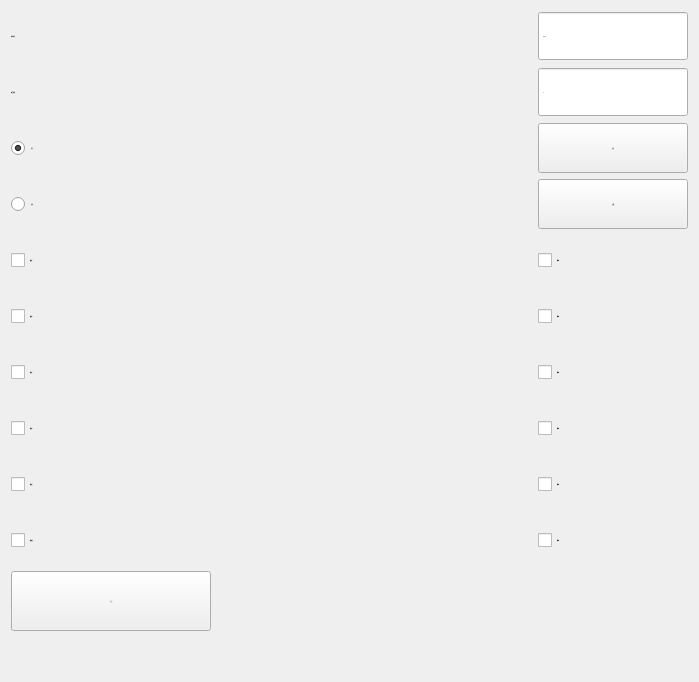
        <widget class="QWidget" name="pageOne">
         <property name="font">
          <font>
           <family>微软雅黑</family>
           <pointsize>-1</pointsize>
           <weight>50</weight>
           <italic>false</italic>
           <bold>false</bold>
          </font>
         </property>
         <layout class="QGridLayout" name="gridLayout_2">
          <item row="0" column="0" colspan="2">
           <layout class="QHBoxLayout" name="horizontalLayout_3">
            <item>
             <widget class="QLabel" name="labelDelay">
              <property name="sizePolicy">
               <sizepolicy hsizetype="Expanding" vsizetype="Preferred">
                <horstretch>0</horstretch>
                <verstretch>0</verstretch>
               </sizepolicy>
              </property>
              <property name="minimumSize">
               <size>
                <width>150</width>
                <height>50</height>
               </size>
              </property>
              <property name="maximumSize">
               <size>
                <width>16777215</width>
                <height>50</height>
               </size>
              </property>
              <property name="font">
               <font>
                <family>微软雅黑</family>
                <pointsize>-1</pointsize>
                <weight>50</weight>
                <italic>false</italic>
                <bold>false</bold>
               </font>
              </property>
              <property name="text">
               <string>动作时间：</string>
              </property>
             </widget>
            </item>
            <item>
             <widget class="xDoubleSpinBox" name="BoxDelay">
              <property name="enabled">
               <bool>true</bool>
              </property>
              <property name="sizePolicy">
               <sizepolicy hsizetype="Fixed" vsizetype="Fixed">
                <horstretch>0</horstretch>
                <verstretch>0</verstretch>
               </sizepolicy>
              </property>
              <property name="minimumSize">
               <size>
                <width>150</width>
                <height>50</height>
               </size>
              </property>
              <property name="maximumSize">
               <size>
                <width>200</width>
                <height>50</height>
               </size>
              </property>
              <property name="font">
               <font>
                <family>微软雅黑</family>
                <pointsize>-1</pointsize>
                <weight>50</weight>
                <italic>false</italic>
                <bold>false</bold>
               </font>
              </property>
              <property name="focusPolicy">
               <enum>Qt::ClickFocus</enum>
              </property>
              <property name="acceptDrops">
               <bool>false</bool>
              </property>
              <property name="alignment">
               <set>Qt::AlignLeading|Qt::AlignLeft|Qt::AlignVCenter</set>
              </property>
              <property name="buttonSymbols">
               <enum>QAbstractSpinBox::NoButtons</enum>
              </property>
              <property name="suffix">
               <string notr="true"> s</string>
              </property>
              <property name="decimals">
               <number>2</number>
              </property>
              <property name="maximum">
               <double>600.000000000000000</double>
              </property>
              <property name="singleStep">
               <double>0.100000000000000</double>
              </property>
              <property name="HasBtn" stdset="0">
               <bool>true</bool>
              </property>
             </widget>
            </item>
           </layout>
          </item>
          <item row="1" column="0" colspan="2">
           <layout class="QHBoxLayout" name="horizontalLayout_4">
            <item>
             <widget class="QLabel" name="labelInterval">
              <property name="sizePolicy">
               <sizepolicy hsizetype="Expanding" vsizetype="Preferred">
                <horstretch>0</horstretch>
                <verstretch>0</verstretch>
               </sizepolicy>
              </property>
              <property name="minimumSize">
               <size>
                <width>150</width>
                <height>50</height>
               </size>
              </property>
              <property name="maximumSize">
               <size>
                <width>16777215</width>
                <height>50</height>
               </size>
              </property>
              <property name="font">
               <font>
                <family>微软雅黑</family>
                <pointsize>-1</pointsize>
                <weight>50</weight>
                <italic>false</italic>
                <bold>false</bold>
               </font>
              </property>
              <property name="text">
               <string>执行间隔：</string>
              </property>
             </widget>
            </item>
            <item>
             <widget class="xSpinBox" name="BoxInterval">
              <property name="enabled">
               <bool>true</bool>
              </property>
              <property name="sizePolicy">
               <sizepolicy hsizetype="Fixed" vsizetype="Fixed">
                <horstretch>0</horstretch>
                <verstretch>0</verstretch>
               </sizepolicy>
              </property>
              <property name="minimumSize">
               <size>
                <width>150</width>
                <height>50</height>
               </size>
              </property>
              <property name="maximumSize">
               <size>
                <width>200</width>
                <height>50</height>
               </size>
              </property>
              <property name="font">
               <font>
                <family>微软雅黑</family>
                <pointsize>-1</pointsize>
                <weight>50</weight>
                <italic>false</italic>
                <bold>false</bold>
               </font>
              </property>
              <property name="focusPolicy">
               <enum>Qt::ClickFocus</enum>
              </property>
              <property name="acceptDrops">
               <bool>false</bool>
              </property>
              <property name="alignment">
               <set>Qt::AlignLeading|Qt::AlignLeft|Qt::AlignVCenter</set>
              </property>
              <property name="buttonSymbols">
               <enum>QAbstractSpinBox::NoButtons</enum>
              </property>
              <property name="suffix">
               <string notr="true"/>
              </property>
              <property name="prefix">
               <string notr="true"/>
              </property>
              <property name="minimum">
               <number>0</number>
              </property>
              <property name="maximum">
               <number>999</number>
              </property>
              <property name="value">
               <number>0</number>
              </property>
              <property name="HasBtn" stdset="0">
               <bool>true</bool>
              </property>
             </widget>
            </item>
           </layout>
          </item>
          <item row="2" column="0" colspan="2">
           <layout class="QHBoxLayout" name="horizontalLayout">
            <item>
             <widget class="xRadioButton" name="radioButton_on">
              <property name="sizePolicy">
               <sizepolicy hsizetype="Expanding" vsizetype="Fixed">
                <horstretch>0</horstretch>
                <verstretch>0</verstretch>
               </sizepolicy>
              </property>
              <property name="minimumSize">
               <size>
                <width>150</width>
                <height>50</height>
               </size>
              </property>
              <property name="maximumSize">
               <size>
                <width>16777215</width>
                <height>50</height>
               </size>
              </property>
              <property name="font">
               <font>
                <family>微软雅黑</family>
                <pointsize>-1</pointsize>
                <weight>50</weight>
                <italic>false</italic>
                <bold>false</bold>
               </font>
              </property>
              <property name="focusPolicy">
               <enum>Qt::NoFocus</enum>
              </property>
              <property name="text">
               <string>打开</string>
              </property>
              <property name="iconSize">
               <size>
                <width>32</width>
                <height>32</height>
               </size>
              </property>
              <property name="checked">
               <bool>true</bool>
              </property>
             </widget>
            </item>
            <item>
             <widget class="xPushButton" name="BtnOn">
              <property name="minimumSize">
               <size>
                <width>150</width>
                <height>50</height>
               </size>
              </property>
              <property name="maximumSize">
               <size>
                <width>150</width>
                <height>50</height>
               </size>
              </property>
              <property name="font">
               <font>
                <family>微软雅黑</family>
                <pointsize>-1</pointsize>
                <weight>50</weight>
                <italic>false</italic>
                <bold>false</bold>
               </font>
              </property>
              <property name="focusPolicy">
               <enum>Qt::NoFocus</enum>
              </property>
              <property name="layoutDirection">
               <enum>Qt::RightToLeft</enum>
              </property>
              <property name="text">
               <string extracomment="扩展输出开关">打开</string>
              </property>
             </widget>
            </item>
           </layout>
          </item>
          <item row="3" column="0" colspan="2">
           <layout class="QHBoxLayout" name="horizontalLayout_2">
            <item>
             <widget class="xRadioButton" name="radioButton_off">
              <property name="sizePolicy">
               <sizepolicy hsizetype="Expanding" vsizetype="Fixed">
                <horstretch>0</horstretch>
                <verstretch>0</verstretch>
               </sizepolicy>
              </property>
              <property name="minimumSize">
               <size>
                <width>150</width>
                <height>50</height>
               </size>
              </property>
              <property name="maximumSize">
               <size>
                <width>16777215</width>
                <height>50</height>
               </size>
              </property>
              <property name="font">
               <font>
                <family>微软雅黑</family>
                <pointsize>-1</pointsize>
                <weight>50</weight>
                <italic>false</italic>
                <bold>false</bold>
               </font>
              </property>
              <property name="focusPolicy">
               <enum>Qt::NoFocus</enum>
              </property>
              <property name="text">
               <string>关闭</string>
              </property>
              <property name="iconSize">
               <size>
                <width>32</width>
                <height>32</height>
               </size>
              </property>
             </widget>
            </item>
            <item>
             <widget class="xPushButton" name="BtnOff">
              <property name="minimumSize">
               <size>
                <width>150</width>
                <height>50</height>
               </size>
              </property>
              <property name="maximumSize">
               <size>
                <width>150</width>
                <height>50</height>
               </size>
              </property>
              <property name="font">
               <font>
                <family>微软雅黑</family>
                <pointsize>-1</pointsize>
                <weight>50</weight>
                <italic>false</italic>
                <bold>false</bold>
               </font>
              </property>
              <property name="focusPolicy">
               <enum>Qt::NoFocus</enum>
              </property>
              <property name="layoutDirection">
               <enum>Qt::RightToLeft</enum>
              </property>
              <property name="text">
               <string extracomment="扩展输出开关">关闭</string>
              </property>
             </widget>
            </item>
           </layout>
          </item>
          <item row="4" column="0" colspan="2">
           <layout class="QHBoxLayout" name="horizontalLayout_5">
            <item>
             <widget class="xCheckBox" name="checkBoxJig03">
              <property name="sizePolicy">
               <sizepolicy hsizetype="Expanding" vsizetype="Minimum">
                <horstretch>0</horstretch>
                <verstretch>0</verstretch>
               </sizepolicy>
              </property>
              <property name="minimumSize">
               <size>
                <width>150</width>
                <height>50</height>
               </size>
              </property>
              <property name="maximumSize">
               <size>
                <width>16777215</width>
                <height>50</height>
               </size>
              </property>
              <property name="font">
               <font>
                <family>微软雅黑</family>
                <pointsize>-1</pointsize>
                <weight>50</weight>
                <italic>false</italic>
                <bold>false</bold>
               </font>
              </property>
              <property name="focusPolicy">
               <enum>Qt::NoFocus</enum>
              </property>
              <property name="text">
               <string>吸具一</string>
              </property>
              <property name="iconSize">
               <size>
                <width>32</width>
                <height>32</height>
               </size>
              </property>
             </widget>
            </item>
            <item>
             <widget class="xCheckBox" name="checkBoxcheck03">
              <property name="sizePolicy">
               <sizepolicy hsizetype="Preferred" vsizetype="Minimum">
                <horstretch>0</horstretch>
                <verstretch>0</verstretch>
               </sizepolicy>
              </property>
              <property name="minimumSize">
               <size>
                <width>150</width>
                <height>50</height>
               </size>
              </property>
              <property name="maximumSize">
               <size>
                <width>16777215</width>
                <height>50</height>
               </size>
              </property>
              <property name="font">
               <font>
                <family>微软雅黑</family>
                <pointsize>-1</pointsize>
                <weight>50</weight>
                <italic>false</italic>
                <bold>false</bold>
               </font>
              </property>
              <property name="focusPolicy">
               <enum>Qt::NoFocus</enum>
              </property>
              <property name="text">
               <string>检测</string>
              </property>
              <property name="iconSize">
               <size>
                <width>32</width>
                <height>32</height>
               </size>
              </property>
             </widget>
            </item>
           </layout>
          </item>
          <item row="5" column="0" colspan="2">
           <layout class="QHBoxLayout" name="horizontalLayout_6">
            <item>
             <widget class="xCheckBox" name="checkBoxJig04">
              <property name="sizePolicy">
               <sizepolicy hsizetype="Expanding" vsizetype="Minimum">
                <horstretch>0</horstretch>
                <verstretch>0</verstretch>
               </sizepolicy>
              </property>
              <property name="minimumSize">
               <size>
                <width>150</width>
                <height>50</height>
               </size>
              </property>
              <property name="maximumSize">
               <size>
                <width>16777215</width>
                <height>50</height>
               </size>
              </property>
              <property name="font">
               <font>
                <family>微软雅黑</family>
                <pointsize>-1</pointsize>
                <weight>50</weight>
                <italic>false</italic>
                <bold>false</bold>
               </font>
              </property>
              <property name="focusPolicy">
               <enum>Qt::NoFocus</enum>
              </property>
              <property name="text">
               <string>吸具二</string>
              </property>
              <property name="iconSize">
               <size>
                <width>32</width>
                <height>32</height>
               </size>
              </property>
             </widget>
            </item>
            <item>
             <widget class="xCheckBox" name="checkBoxcheck04">
              <property name="sizePolicy">
               <sizepolicy hsizetype="Preferred" vsizetype="Minimum">
                <horstretch>0</horstretch>
                <verstretch>0</verstretch>
               </sizepolicy>
              </property>
              <property name="minimumSize">
               <size>
                <width>150</width>
                <height>50</height>
               </size>
              </property>
              <property name="maximumSize">
               <size>
                <width>16777215</width>
                <height>50</height>
               </size>
              </property>
              <property name="font">
               <font>
                <family>微软雅黑</family>
                <pointsize>-1</pointsize>
                <weight>50</weight>
                <italic>false</italic>
                <bold>false</bold>
               </font>
              </property>
              <property name="focusPolicy">
               <enum>Qt::NoFocus</enum>
              </property>
              <property name="text">
               <string>检测</string>
              </property>
              <property name="iconSize">
               <size>
                <width>32</width>
                <height>32</height>
               </size>
              </property>
             </widget>
            </item>
           </layout>
          </item>
          <item row="6" column="0" colspan="2">
           <layout class="QHBoxLayout" name="horizontalLayout_7">
            <item>
             <widget class="xCheckBox" name="checkBoxJig05">
              <property name="sizePolicy">
               <sizepolicy hsizetype="Expanding" vsizetype="Minimum">
                <horstretch>0</horstretch>
                <verstretch>0</verstretch>
               </sizepolicy>
              </property>
              <property name="minimumSize">
               <size>
                <width>150</width>
                <height>50</height>
               </size>
              </property>
              <property name="maximumSize">
               <size>
                <width>16777215</width>
                <height>50</height>
               </size>
              </property>
              <property name="font">
               <font>
                <family>微软雅黑</family>
                <pointsize>-1</pointsize>
                <weight>50</weight>
                <italic>false</italic>
                <bold>false</bold>
               </font>
              </property>
              <property name="focusPolicy">
               <enum>Qt::NoFocus</enum>
              </property>
              <property name="text">
               <string>抱具一</string>
              </property>
              <property name="iconSize">
               <size>
                <width>32</width>
                <height>32</height>
               </size>
              </property>
             </widget>
            </item>
            <item>
             <widget class="xCheckBox" name="checkBoxcheck05">
              <property name="sizePolicy">
               <sizepolicy hsizetype="Preferred" vsizetype="Minimum">
                <horstretch>0</horstretch>
                <verstretch>0</verstretch>
               </sizepolicy>
              </property>
              <property name="minimumSize">
               <size>
                <width>150</width>
                <height>50</height>
               </size>
              </property>
              <property name="maximumSize">
               <size>
                <width>16777215</width>
                <height>50</height>
               </size>
              </property>
              <property name="font">
               <font>
                <family>微软雅黑</family>
                <pointsize>-1</pointsize>
                <weight>50</weight>
                <italic>false</italic>
                <bold>false</bold>
               </font>
              </property>
              <property name="focusPolicy">
               <enum>Qt::NoFocus</enum>
              </property>
              <property name="text">
               <string>检测</string>
              </property>
              <property name="iconSize">
               <size>
                <width>32</width>
                <height>32</height>
               </size>
              </property>
             </widget>
            </item>
           </layout>
          </item>
          <item row="7" column="0" colspan="2">
           <layout class="QHBoxLayout" name="horizontalLayout_8">
            <item>
             <widget class="xCheckBox" name="checkBoxJig06">
              <property name="sizePolicy">
               <sizepolicy hsizetype="Expanding" vsizetype="Minimum">
                <horstretch>0</horstretch>
                <verstretch>0</verstretch>
               </sizepolicy>
              </property>
              <property name="minimumSize">
               <size>
                <width>150</width>
                <height>50</height>
               </size>
              </property>
              <property name="maximumSize">
               <size>
                <width>16777215</width>
                <height>50</height>
               </size>
              </property>
              <property name="font">
               <font>
                <family>微软雅黑</family>
                <pointsize>-1</pointsize>
                <weight>50</weight>
                <italic>false</italic>
                <bold>false</bold>
               </font>
              </property>
              <property name="focusPolicy">
               <enum>Qt::NoFocus</enum>
              </property>
              <property name="text">
               <string>抱具二</string>
              </property>
              <property name="iconSize">
               <size>
                <width>32</width>
                <height>32</height>
               </size>
              </property>
             </widget>
            </item>
            <item>
             <widget class="xCheckBox" name="checkBoxcheck06">
              <property name="sizePolicy">
               <sizepolicy hsizetype="Preferred" vsizetype="Minimum">
                <horstretch>0</horstretch>
                <verstretch>0</verstretch>
               </sizepolicy>
              </property>
              <property name="minimumSize">
               <size>
                <width>150</width>
                <height>50</height>
               </size>
              </property>
              <property name="maximumSize">
               <size>
                <width>16777215</width>
                <height>50</height>
               </size>
              </property>
              <property name="font">
               <font>
                <family>微软雅黑</family>
                <pointsize>-1</pointsize>
                <weight>50</weight>
                <italic>false</italic>
                <bold>false</bold>
               </font>
              </property>
              <property name="focusPolicy">
               <enum>Qt::NoFocus</enum>
              </property>
              <property name="text">
               <string>检测</string>
              </property>
              <property name="iconSize">
               <size>
                <width>32</width>
                <height>32</height>
               </size>
              </property>
             </widget>
            </item>
           </layout>
          </item>
          <item row="8" column="0" colspan="2">
           <layout class="QHBoxLayout" name="horizontalLayout_9">
            <item>
             <widget class="xCheckBox" name="checkBoxJig07">
              <property name="sizePolicy">
               <sizepolicy hsizetype="Expanding" vsizetype="Minimum">
                <horstretch>0</horstretch>
                <verstretch>0</verstretch>
               </sizepolicy>
              </property>
              <property name="minimumSize">
               <size>
                <width>150</width>
                <height>50</height>
               </size>
              </property>
              <property name="maximumSize">
               <size>
                <width>16777215</width>
                <height>50</height>
               </size>
              </property>
              <property name="font">
               <font>
                <family>微软雅黑</family>
                <pointsize>-1</pointsize>
                <weight>50</weight>
                <italic>false</italic>
                <bold>false</bold>
               </font>
              </property>
              <property name="focusPolicy">
               <enum>Qt::NoFocus</enum>
              </property>
              <property name="text">
               <string>抱具三</string>
              </property>
              <property name="iconSize">
               <size>
                <width>32</width>
                <height>32</height>
               </size>
              </property>
             </widget>
            </item>
            <item>
             <widget class="xCheckBox" name="checkBoxcheck07">
              <property name="sizePolicy">
               <sizepolicy hsizetype="Preferred" vsizetype="Minimum">
                <horstretch>0</horstretch>
                <verstretch>0</verstretch>
               </sizepolicy>
              </property>
              <property name="minimumSize">
               <size>
                <width>150</width>
                <height>50</height>
               </size>
              </property>
              <property name="maximumSize">
               <size>
                <width>16777215</width>
                <height>50</height>
               </size>
              </property>
              <property name="font">
               <font>
                <family>微软雅黑</family>
                <pointsize>-1</pointsize>
                <weight>50</weight>
                <italic>false</italic>
                <bold>false</bold>
               </font>
              </property>
              <property name="focusPolicy">
               <enum>Qt::NoFocus</enum>
              </property>
              <property name="text">
               <string>检测</string>
              </property>
              <property name="iconSize">
               <size>
                <width>32</width>
                <height>32</height>
               </size>
              </property>
             </widget>
            </item>
           </layout>
          </item>
          <item row="9" column="0" colspan="2">
           <layout class="QHBoxLayout" name="horizontalLayout_10">
            <item>
             <widget class="xCheckBox" name="checkBoxJig08">
              <property name="sizePolicy">
               <sizepolicy hsizetype="Expanding" vsizetype="Minimum">
                <horstretch>0</horstretch>
                <verstretch>0</verstretch>
               </sizepolicy>
              </property>
              <property name="minimumSize">
               <size>
                <width>150</width>
                <height>50</height>
               </size>
              </property>
              <property name="maximumSize">
               <size>
                <width>16777215</width>
                <height>50</height>
               </size>
              </property>
              <property name="font">
               <font>
                <family>微软雅黑</family>
                <pointsize>-1</pointsize>
                <weight>50</weight>
                <italic>false</italic>
                <bold>false</bold>
               </font>
              </property>
              <property name="focusPolicy">
               <enum>Qt::NoFocus</enum>
              </property>
              <property name="text">
               <string>抱具四</string>
              </property>
              <property name="iconSize">
               <size>
                <width>32</width>
                <height>32</height>
               </size>
              </property>
             </widget>
            </item>
            <item>
             <widget class="xCheckBox" name="checkBoxcheck08">
              <property name="sizePolicy">
               <sizepolicy hsizetype="Preferred" vsizetype="Minimum">
                <horstretch>0</horstretch>
                <verstretch>0</verstretch>
               </sizepolicy>
              </property>
              <property name="minimumSize">
               <size>
                <width>150</width>
                <height>50</height>
               </size>
              </property>
              <property name="maximumSize">
               <size>
                <width>16777215</width>
                <height>50</height>
               </size>
              </property>
              <property name="font">
               <font>
                <family>微软雅黑</family>
                <pointsize>-1</pointsize>
                <weight>50</weight>
                <italic>false</italic>
                <bold>false</bold>
               </font>
              </property>
              <property name="focusPolicy">
               <enum>Qt::NoFocus</enum>
              </property>
              <property name="text">
               <string>检测</string>
              </property>
              <property name="iconSize">
               <size>
                <width>32</width>
                <height>32</height>
               </size>
              </property>
             </widget>
            </item>
           </layout>
          </item>
          <item row="10" column="0">
           <widget class="xPushButton" name="BtnNext">
            <property name="minimumSize">
             <size>
              <width>200</width>
              <height>60</height>
             </size>
            </property>
            <property name="maximumSize">
             <size>
              <width>200</width>
              <height>60</height>
             </size>
            </property>
            <property name="font">
             <font>
              <family>微软雅黑</family>
              <pointsize>-1</pointsize>
              <weight>50</weight>
              <italic>false</italic>
              <bold>false</bold>
             </font>
            </property>
            <property name="focusPolicy">
             <enum>Qt::NoFocus</enum>
            </property>
            <property name="layoutDirection">
             <enum>Qt::RightToLeft</enum>
            </property>
            <property name="text">
             <string extracomment="扩展输出开关">下一页</string>
            </property>
           </widget>
          </item>
          <item row="10" column="1">
           <spacer name="horizontalSpacer">
            <property name="orientation">
             <enum>Qt::Horizontal</enum>
            </property>
            <property name="sizeHint" stdset="0">
             <size>
              <width>471</width>
              <height>20</height>
             </size>
            </property>
           </spacer>
          </item>
          <item row="11" column="0">
           <spacer name="verticalSpacer">
            <property name="orientation">
             <enum>Qt::Vertical</enum>
            </property>
            <property name="sizeHint" stdset="0">
             <size>
              <width>20</width>
              <height>40</height>
             </size>
            </property>
           </spacer>
          </item>
         </layout>
        </widget>
